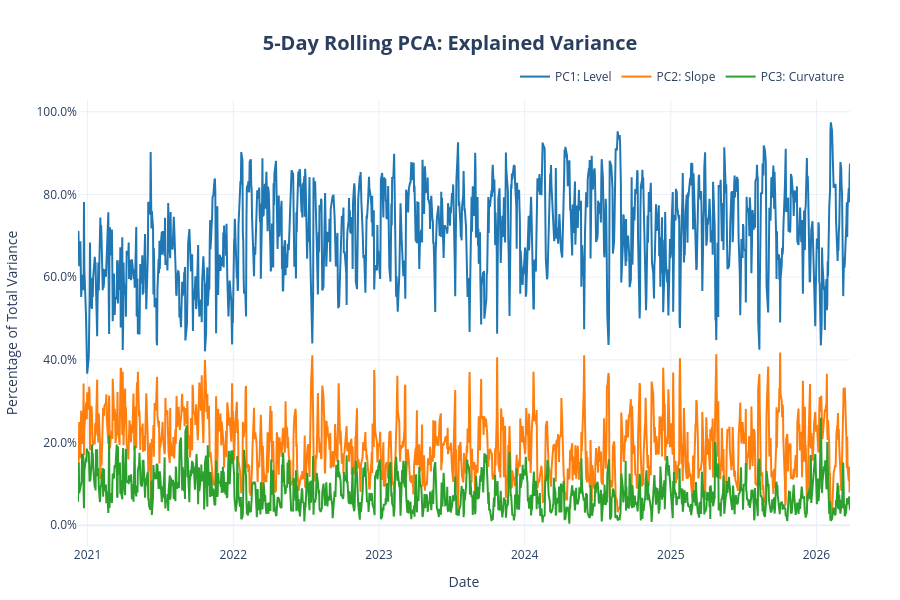

Here is the notebook cell this chart was saved with:
### Code cell
fig = go.Figure()

# Traces for each Principal Component
# We use high-contrast colors for a professional dashboard look
colors = ['#1f77b4', '#ff7f0e', '#2ca02c']
components = ['PC1_Level', 'PC2_Slope', 'PC3_Curvature']

for col, color in zip(components, colors):
    fig.add_trace(go.Scatter(
        x=rolling_var.index, 
        y=rolling_var[col],
        mode='lines',
        name=col.replace('_', ': '),
        line=dict(width=2, color=color),
        hovertemplate='%{y:.2%}' # Formats hover as percentage
    ))

# 3. Update the layout for a "Terminal" look
fig.update_layout(
    title=dict(
        text=f'<b>{rolling_window}-Day Rolling PCA: Explained Variance</b>',
        x=0.5,
        font=dict(size=20)
    ),
    xaxis_title="Date",
    yaxis_title="Percentage of Total Variance",
    template="plotly_white", # Clean white background
    hovermode="x unified",     # Shows all 3 values when hovering on a date
    legend=dict(
        orientation="h", 
        yanchor="bottom", y=1.02, 
        xanchor="right", x=1
    ),
    margin=dict(l=50, r=50, t=100, b=50),
    height=600
)

# 4. Format Y-axis as percentages (e.g., 95.0%)
fig.update_layout(yaxis_tickformat='.1%')

### Figure 1 — Plotly figure (JSON) as saved in the notebook; plotly's stock layout.template omitted (floating-point values rounded to 4 significant figures; data arrays with more than 128 entries replaced by an {"elided": "..."} marker saying what was removed)
{"data": [{"hovertemplate": "%{y:.2%}", "line": {"color": "#1f77b4", "width": 2}, "mode": "lines", "name": "PC1: Level", "type": "scatter", "x": {"elided": "1324 str values"}, "y": {"elided": "1324 float values"}}, {"hovertemplate": "%{y:.2%}", "line": {"color": "#ff7f0e", "width": 2}, "mode": "lines", "name": "PC2: Slope", "type": "scatter", "x": {"elided": "1324 str values"}, "y": {"elided": "1324 float values"}}, {"hovertemplate": "%{y:.2%}", "line": {"color": "#2ca02c", "width": 2}, "mode": "lines", "name": "PC3: Curvature", "type": "scatter", "x": {"elided": "1324 str values"}, "y": {"elided": "1324 float values"}}], "layout": {"height": 600, "hovermode": "x unified", "legend": {"orientation": "h", "x": 1, "xanchor": "right", "y": 1.02, "yanchor": "bottom"}, "margin": {"b": 50, "l": 50, "r": 50, "t": 100}, "title": {"font": {"size": 20}, "text": "<b>5-Day Rolling PCA: Explained Variance</b>", "x": 0.5}, "xaxis": {"title": {"text": "Date"}}, "yaxis": {"tickformat": ".1%", "title": {"text": "Percentage of Total Variance"}}}}
